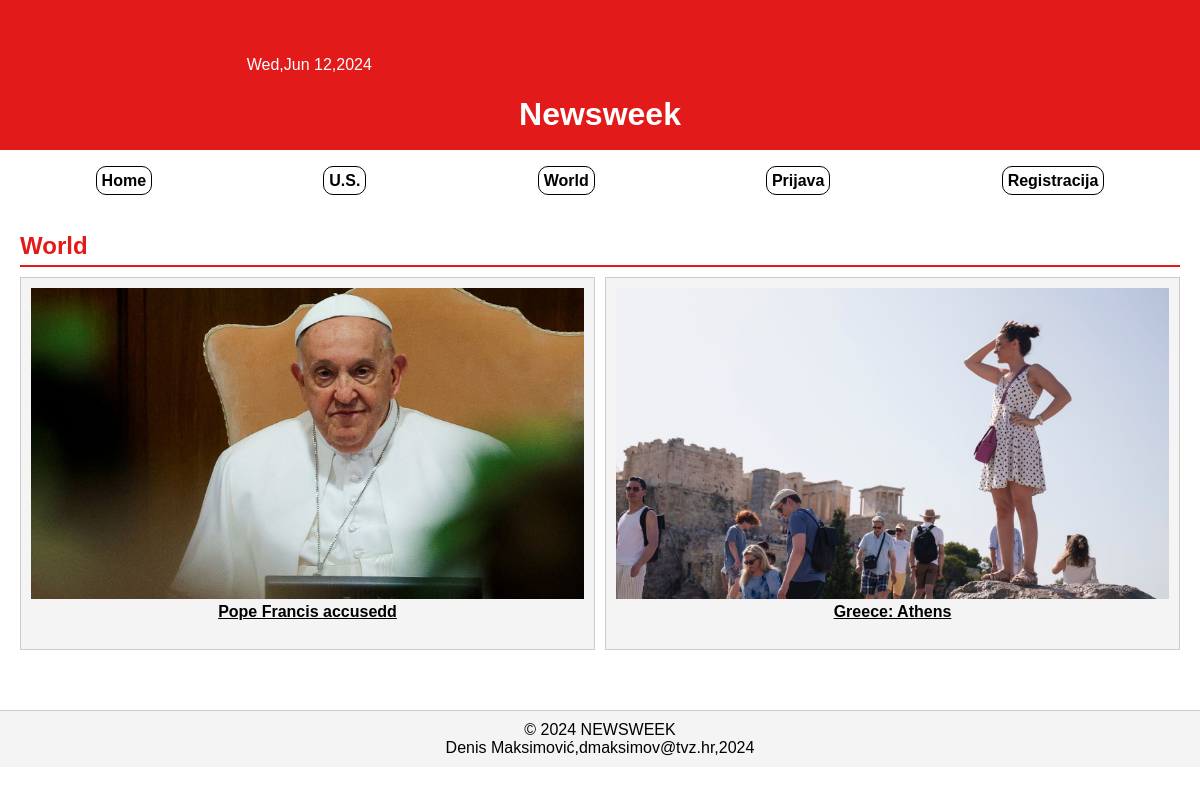
Screenshot of /kategorija.php?id=world with the database file from the repository.
### tables this page shows
CREATE TABLE `vijesti` (
  `id` int NOT NULL,
  `datum` varchar(32) NOT NULL,
  `naslov` varchar(64) NOT NULL,
  `sazetak` text NOT NULL,
  `tekst` text NOT NULL,
  `slika` varchar(64) NOT NULL,
  `kategorija` varchar(64) NOT NULL,
  `arhiva` int NOT NULL
);

### kategorija.php (the view, shortened to what this page needs)
<?php
include 'connect.php';
$datum = date('D,M d,Y');
if (isset($_GET['id'])) {
    $kategorija = $_GET['id'];
} else {
    echo "No article ID provided";
    die();
}
?>
<!DOCTYPE html>
<html lang="en">
<head>
    <link rel="stylesheet" href="style.css">
</head>
<body>
<header>
<div class="datum">
    <?php echo $datum ?>
</div>
<div class="korisnik">
</div>
<div class="header-naslov">
    <h1>Newsweek</h1>
</div>
</header>
    <nav>
        <ul>
            <li><a href="index.php">Home</a></li>
            <li><a href="kategorija.php?id=us">U.S.</a></li>
            <li><a href="kategorija.php?id=world">World</a></li>
            <?php if (isset($_SESSION['korisnicko_ime'])): ?>
                <li><a onclick="checkRazina()">Administracija</a></li>
            <?php else: ?>
            <li><a href="prijava.php">Prijava</a></li>
            <li><a href="registracija.php">Registracija</a></li>
            <?php endif; ?>
        </ul>
    </nav>
    <main>
        <section class="news-section">
        <?php
                if($kategorija == "us"){
                    echo '<h2>U.S.</h2>';
                }else
                echo '<h2>World</h2>';
            ?>
            <div class="news-grid">
            <?php
$query =  "SELECT * FROM vijesti WHERE arhiva=0 AND kategorija='$kategorija' ORDER BY id DESC ";
$result = mysqli_query($dbc, $query);
 while($row = mysqli_fetch_array($result)) {
 echo '<article>';
 echo'<div class="article">';
 echo '<div class="sport_img">';
 echo '<img src="'.$row['slika'].'"';
 echo '</div>';
 echo '<div class="media_body">';
 echo '<h4 class="title">';
 echo '<a href="clanak.php?id='.$row['id'].'">';
 echo $row['naslov'];
 echo '</a></h4>';
 echo '<div>';
 echo '<br>';
 echo '</div>';
 echo '</div></div>';
 echo '</article>';
 }?>
            </div>
        </section>
    </main>
    <footer>
        <p>&copy; 2024 NEWSWEEK</p>
        <p>Denis Maksimović,dmaksimov@tvz.hr,2024</p>
    </footer>
</body>
</html>

### style.css (style rules this page uses)
* { margin: 0; padding: 0; box-sizing: border-box; }
body { font-family: Arial, sans-serif; height: 1000px; }
header { width: 100%; height: 150px; background-color: #e21a1a; color: white; padding: 30px; }
.header-naslov { text-align: center; width: 100%; height: 40px; }
.datum { width: 49%; height:40px; display: inline-block; text-align: center; }
.korisnik { width: 49%; height: 40px; display: inline-block; text-align: center; }
nav ul { margin-top: 12px; margin-bottom: 12px; padding: 10px; list-style: none; display: flex; justify-content: space-around; }
nav ul li a { color: black; text-decoration:none; font-weight: bold; padding: 5px; border: 1px solid black; border-radius: 10px; }
main { padding: 20px; }
.news-section { margin-bottom: 20px; }
.news-section h2 { border-bottom: 2px solid #e21a1a; margin-bottom: 10px; padding-bottom: 5px; color: #e21a1a; }
.news-grid { display: flex; gap: 10px; }
article { flex: 1; background: #f4f4f4; padding: 10px; border: 1px solid #ccc; }
article img { max-width: 100%; height: auto; }
article a { color: black;; }
footer { padding: 10px; background: #f4f4f4; border-top: 1px solid #ccc; margin-top: 20px; text-align: center; }
.title { text-align: center; }

### rows the page displays
vijesti: slika (picture), naslov "Pope Francis accusedd"
vijesti: slika (picture), naslov "Greece: Athens"
